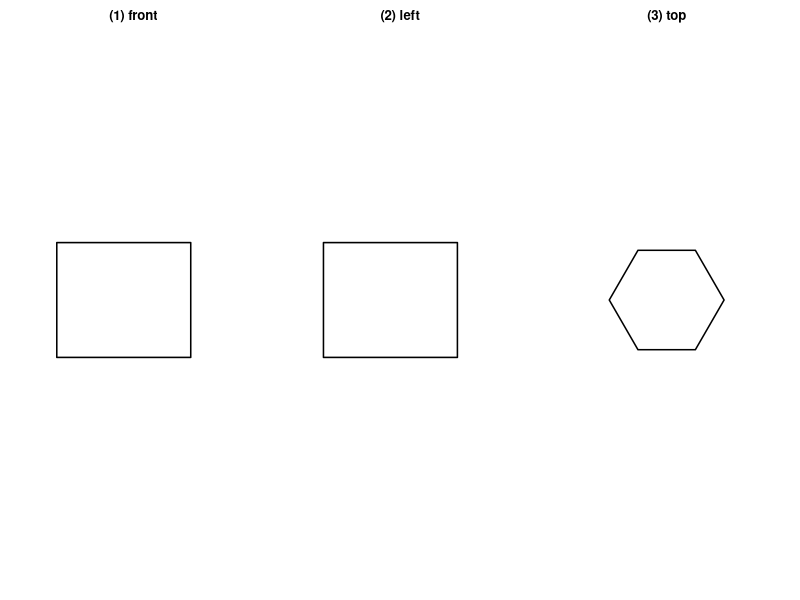
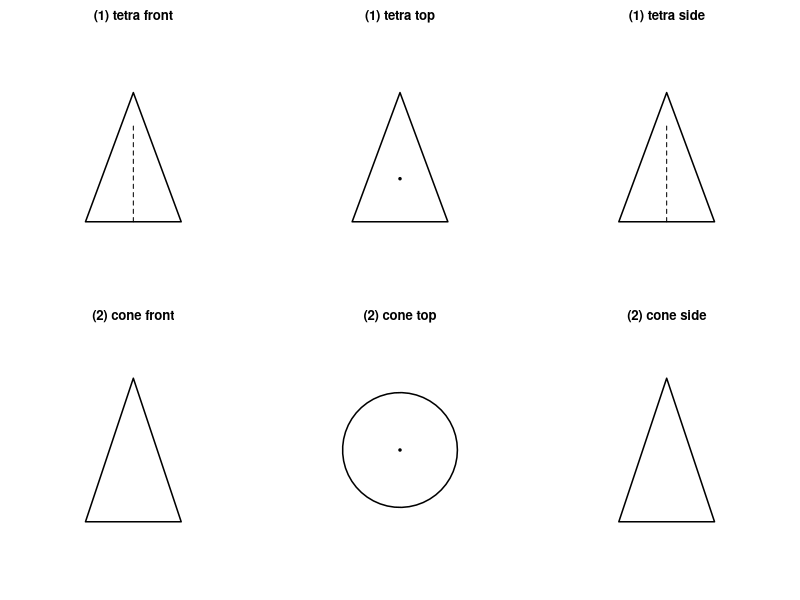

These figures' R source, in order:
setwd("C:/Users/18904/Github/junior-mathematics/codes")
if(!dir.exists("../figures"))dir.create("../figures")

# week171-2: hexagonal prism projections from 3 directions
draw2=function(){
  par(mfrow=c(1,3),mar=c(2,2,2,1),mai=c(0.3,0.3,0.3,0.3))
  hex=function(cx,cy,r){
    th=seq(0,2*pi,length=7);polygon(cx+r*cos(th),cy+r*sin(th),lwd=1.5)
  }
  # (1) front: rectangle
  plot(0,0,xlim=c(0,5),ylim=c(0,4),type="n",asp=1,axes=FALSE,main="(1) front");rect(0.5,0.5,4,3.5,lwd=1.5)
  # (2) left: rectangle
  plot(0,0,xlim=c(0,5),ylim=c(0,4),type="n",asp=1,axes=FALSE,main="(2) left");rect(0.5,0.5,4,3.5,lwd=1.5)
  # (3) top: hexagon
  plot(0,0,xlim=c(0,5),ylim=c(0,5),type="n",asp=1,axes=FALSE,main="(3) top");hex(2.5,2.5,1.5)
}
cairo_pdf("../figures/week171-2.pdf",width=12,height=4,family="sans");draw2();dev.off()
svglite::svglite("../figures/week171-2.svg",width=12,height=4);draw2();dev.off()

# week173-1: regular tetrahedron three views, cone three views
draw3=function(){
  par(mfrow=c(2,3),mar=c(2,2,2,1),mai=c(0.3,0.3,0.3,0.3))
  # tetrahedron: front=triangle with dashed center, top=triangle with center point, side=triangle
  plot(0,0,xlim=c(0,4),ylim=c(0,4),type="n",asp=1,axes=FALSE,main="(1) tetra front")
  polygon(c(1,3,2),c(0.5,0.5,3.2),lwd=1.5);segments(2,0.5,2,2.5,lty=2)
  plot(0,0,xlim=c(0,4),ylim=c(0,4),type="n",asp=1,axes=FALSE,main="(1) tetra top")
  polygon(c(1,3,2),c(0.5,0.5,3.2),lwd=1.5);points(2,1.4,pch=19,cex=0.5)
  plot(0,0,xlim=c(0,4),ylim=c(0,4),type="n",asp=1,axes=FALSE,main="(1) tetra side")
  polygon(c(1,3,2),c(0.5,0.5,3.2),lwd=1.5);segments(2,0.5,2,2.5,lty=2)
  # cone: front=triangle, top=circle+center, side=triangle
  plot(0,0,xlim=c(0,4),ylim=c(0,4),type="n",asp=1,axes=FALSE,main="(2) cone front")
  polygon(c(1,3,2),c(0.5,0.5,3.5),lwd=1.5)
  plot(0,0,xlim=c(0,4),ylim=c(0,4),type="n",asp=1,axes=FALSE,main="(2) cone top")
  th=seq(0,2*pi,len=50);polygon(2+1.2*cos(th),2+1.2*sin(th),lwd=1.5);points(2,2,pch=19,cex=0.5)
  plot(0,0,xlim=c(0,4),ylim=c(0,4),type="n",asp=1,axes=FALSE,main="(2) cone side")
  polygon(c(1,3,2),c(0.5,0.5,3.5),lwd=1.5)
}
cairo_pdf("../figures/week173-1.pdf",width=12,height=8,family="sans");draw3();dev.off()
svglite::svglite("../figures/week173-1.svg",width=12,height=8);draw3();dev.off()
